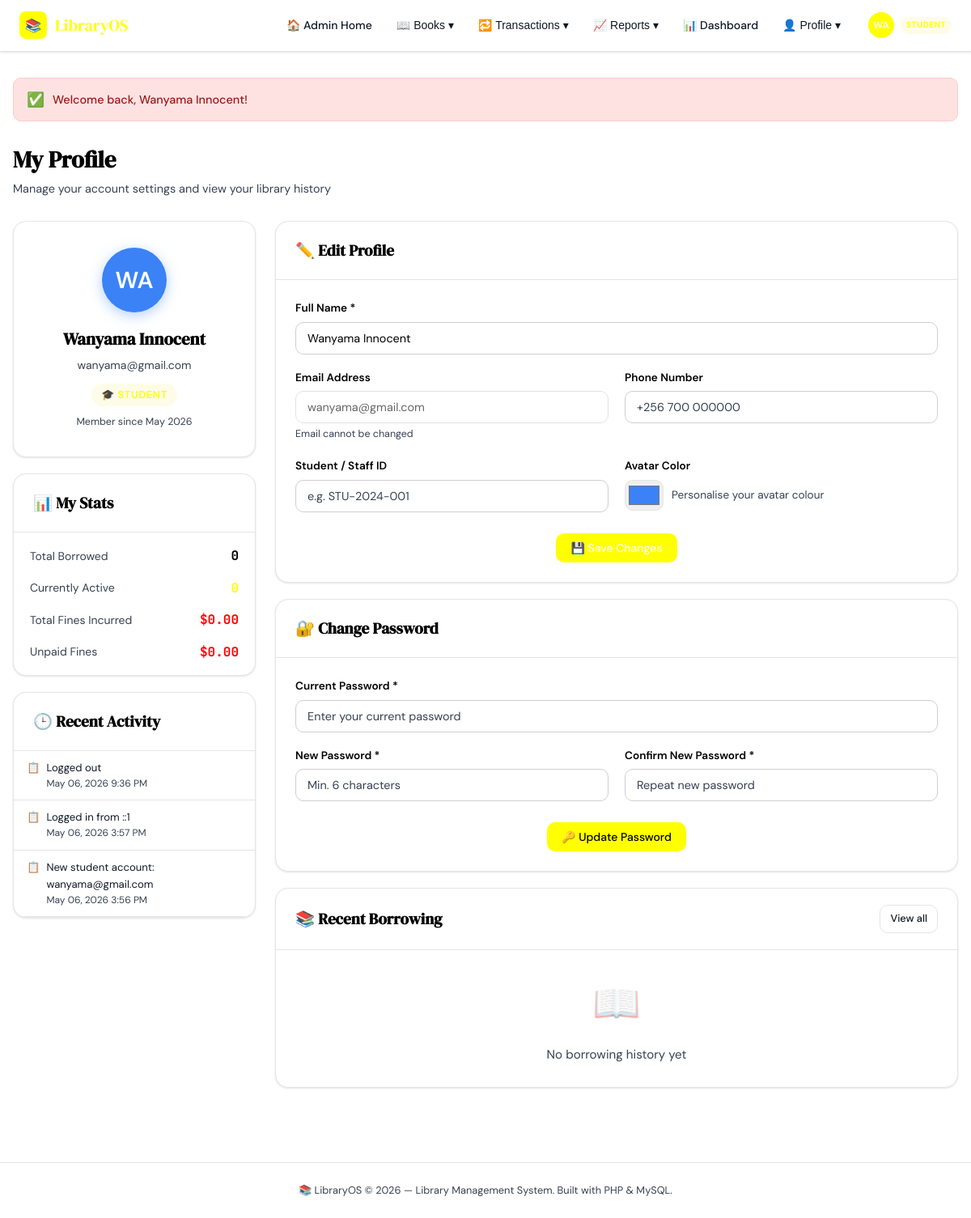
The app's page /library/profile.php (signed in) with its own data.
### tables this page shows
CREATE TABLE IF NOT EXISTS `users` (
  `id` int NOT NULL AUTO_INCREMENT,
  `name` varchar(100) NOT NULL,
  `email` varchar(100) NOT NULL,
  `password` varchar(255) NOT NULL,
  `role` enum('admin','student') DEFAULT 'student',
  `student_id` varchar(50) DEFAULT NULL,
  `phone` varchar(20) DEFAULT NULL,
  `avatar_color` varchar(7) DEFAULT '#3B82F6',
  `created_at` timestamp NULL DEFAULT CURRENT_TIMESTAMP,
  `updated_at` timestamp NULL DEFAULT CURRENT_TIMESTAMP ON UPDATE CURRENT_TIMESTAMP,
  PRIMARY KEY (`id`),
  UNIQUE KEY `email` (`email`),
  UNIQUE KEY `student_id` (`student_id`)
);

CREATE TABLE IF NOT EXISTS `activity_log` (
  `id` int NOT NULL AUTO_INCREMENT,
  `user_id` int DEFAULT NULL,
  `action` varchar(255) NOT NULL,
  `details` text,
  `ip_address` varchar(45) DEFAULT NULL,
  `user_agent` text,
  `created_at` timestamp NULL DEFAULT CURRENT_TIMESTAMP,
  PRIMARY KEY (`id`),
  KEY `user_id` (`user_id`)
);

### config/auth.php (called while the page is built, shortened)
<?php
function sanitize($value): string {
    if (is_scalar($value)) {
        return htmlspecialchars((string)$value, ENT_QUOTES | ENT_SUBSTITUTE, 'UTF-8');
    }
    return htmlspecialchars(json_encode($value, JSON_UNESCAPED_UNICODE), ENT_QUOTES | ENT_SUBSTITUTE, 'UTF-8');
}
function getCurrentUser(): array|false {
    return [
        'id' => (int)($_SESSION['user_id'] ?? 0),
        'name' => (string)($_SESSION['user_name'] ?? ''),
        'role' => (string)($_SESSION['role'] ?? 'student'),
    ];
}

### library/profile.php (the view, shortened to what this page needs)
<?php
require_once __DIR__ . '/../config/auth.php';
$user = getCurrentUser();
$conn = getDBConnection();
$stmt = $conn->prepare("SELECT * FROM users WHERE id=:id");
$stmt->execute([':id' => $user['id']]);
$profile = $stmt->fetch();
$avatarColor = $profile['avatar_color'] ?? '#FFFF00';
$activeBorrowed = (int)($conn->query(
    "SELECT COUNT(*) AS c FROM borrow_records WHERE user_id={$user['id']} AND status IN ('Borrowed','Overdue')"
)->fetch()['c'] ?? 0);
$totalFines = (float)$conn->query(
    "SELECT COALESCE(SUM(fine_amount),0) AS t FROM borrow_records WHERE user_id={$user['id']}"
)->fetch()['t'];
$unpaidFines = (float)$conn->query(
    "SELECT COALESCE(SUM(fine_amount),0) AS t FROM borrow_records WHERE user_id={$user['id']} AND fine_paid=0 AND fine_amount>0 AND status='Returned'"
)->fetch()['t'] ?? 0.0;
$recentActivity = $conn->query(
    "SELECT action, details, created_at FROM activity_log WHERE user_id={$user['id']} ORDER BY created_at DESC LIMIT 8"
);
$borrowHistory  = $conn->query(
    "SELECT br.*, b.title, b.author, b.cover_color FROM borrow_records br JOIN books b ON br.book_id=b.id WHERE br.user_id={$user['id']} ORDER BY br.borrow_date DESC LIMIT 5"
);
$recentActivityRows = $recentActivity ? $recentActivity->fetchAll(PDO::FETCH_ASSOC) : [];
$borrowHistoryRows  = $borrowHistory ? $borrowHistory->fetchAll(PDO::FETCH_ASSOC) : [];
$totalBorrowed = (int)$conn->query(
    "SELECT COUNT(*) AS c FROM borrow_records WHERE user_id={$user['id']}"
)->fetch()['c'];
require_once __DIR__ . '/includes/header.php';
?>
<div class="page-header">
    <div class="page-header-left">
        <h1>My Profile</h1>
        <p>Manage your account settings and view your library history</p>
    </div>
</div>
<div style="display:grid;grid-template-columns:300px 1fr;gap:24px;align-items:start">
    <div style="display:flex;flex-direction:column;gap:20px">
        <div class="card">
            <div class="card-body" style="text-align:center;padding:32px 24px">
                <div style="width:80px;height:80px;border-radius:50%;background:<?= sanitize($avatarColor) ?>;color:#fff;display:flex;align-items:center;justify-content:center;font-size:1.8rem;font-weight:600;margin:0 auto 16px;box-shadow:0 4px 16px <?= sanitize($avatarColor) ?>60">
                    <?= strtoupper(substr($profile['name'],0,2)) ?>
                </div>
                <h2 style="font-family:var(--font-serif);font-size:1.3rem;margin-bottom:4px"><?= sanitize($profile['name']) ?></h2>
                <p style="color:var(--ink-muted);font-size:.875rem;margin-bottom:12px"><?= sanitize($profile['email']) ?></p>
                <span class="badge <?= $profile['role']==='admin'?'badge-warning':'badge-info' ?>" style="font-size:.8rem;padding:4px 12px">
                    <?= $profile['role'] === 'admin' ? '⚙️ Admin' : '🎓 Student' ?>
                </span>
                <p style="font-size:.78rem;color:var(--ink-muted);margin-top:10px">Member since <?= date('F Y', strtotime($profile['created_at'])) ?></p>
            </div>
        </div>
        <div class="card">
            <div class="card-header"><h3 class="card-title">📊 My Stats</h3></div>
            <div class="card-body" style="display:flex;flex-direction:column;gap:14px;padding:16px 20px">
                <div style="display:flex;justify-content:space-between;align-items:center">
                    <span style="font-size:.875rem;color:var(--ink-muted)">Total Borrowed</span>
                    <strong style="font-family:var(--font-mono)"><?= $totalBorrowed ?></strong>
                </div>
                <div style="display:flex;justify-content:space-between;align-items:center">
                    <span style="font-size:.875rem;color:var(--ink-muted)">Currently Active</span>
                    <strong style="font-family:var(--font-mono);color:var(--accent)"><?= $activeBorrowed ?></strong>
                </div>
                <div style="display:flex;justify-content:space-between;align-items:center">
                    <span style="font-size:.875rem;color:var(--ink-muted)">Total Fines Incurred</span>
                    <strong style="font-family:var(--font-mono);color:<?= $totalFines>0?'var(--danger)':'var(--success)' ?>">$<?= number_format($totalFines,2) ?></strong>
                </div>
                <div style="display:flex;justify-content:space-between;align-items:center">
                    <span style="font-size:.875rem;color:var(--ink-muted)">Unpaid Fines</span>
                    <strong style="font-family:var(--font-mono);color:<?= $unpaidFines>0?'var(--danger)':'var(--success)' ?>">$<?= number_format($unpaidFines,2) ?></strong>
                </div>
            </div>
        </div>
        <div class="card">
            <div class="card-header"><h3 class="card-title">🕒 Recent Activity</h3></div>
            <?php
            $actionLabels = [
                'borrow'=>['⬇️','Borrowed a book'],
                'return'=>['⬆️','Returned a book'],
                'profile_update'=>['✏️','Updated profile'],
                'password_change'=>['🔐','Changed password'],
                'reservation'=>['🔖','Made a reservation'],
                'reservation_cancel'=>['❌','Cancelled reservation'],
            ];
if(count($recentActivityRows) === 0): ?>
                <div class="empty-state" style="padding:20px"><p>No activity yet</p></div>
            <?php else: foreach($recentActivityRows as $a):
                $lbl = $actionLabels[$a['action']] ?? ['📋', $a['action']]; ?>
                <div style="padding:10px 16px;border-bottom:1px solid var(--border);font-size:.82rem">
                    <div style="display:flex;gap:8px;align-items:flex-start">
                        <span style="flex-shrink:0"><?= $lbl[0] ?></span>
                        <div>
                            <div style="color:var(--ink-soft)"><?= $a['details'] ? sanitize($a['details']) : $lbl[1] ?></div>
                            <div style="color:var(--ink-muted);font-size:.75rem"><?= date('M d, Y g:i A', strtotime($a['created_at'])) ?></div>
                        </div>
                    </div>
                </div>
<?php endforeach; endif; ?>
        </div>
    </div>
    <div style="display:flex;flex-direction:column;gap:20px">
        <div class="card">
            <div class="card-header"><h3 class="card-title">✏️ Edit Profile</h3></div>
            <div class="card-body">
                <form method="POST">
                    <div class="form-grid">
                        <div class="form-group" style="grid-column:1/-1">
                            <label class="form-label">Full Name *</label>
                            <input type="text" name="name" class="form-control" value="<?= sanitize($profile['name']) ?>" required>
                        </div>
                        <div class="form-group">
                            <label class="form-label">Email Address</label>
                            <input type="email" class="form-control" value="<?= sanitize($profile['email']) ?>" disabled style="opacity:.6;cursor:not-allowed">
                            <div class="form-hint">Email cannot be changed</div>
                        </div>
                        <div class="form-group">
                            <label class="form-label">Phone Number</label>
                            <input type="tel" name="phone" class="form-control" placeholder="+256 700 000000" value="<?= sanitize($profile['phone'] ?? '') ?>">
                        </div>
                        <div class="form-group">
                            <label class="form-label">Student / Staff ID</label>
                            <input type="text" name="student_id" class="form-control" placeholder="e.g. STU-2024-001" value="<?= sanitize($profile['student_id'] ?? '') ?>">
                        </div>
                        <div class="form-group">
                            <label class="form-label">Avatar Color</label>
                            <div style="display:flex;gap:10px;align-items:center">
                                <input type="color" name="avatar_color" value="<?= sanitize($avatarColor) ?>" style="width:48px;height:38px;border:1px solid var(--border);border-radius:var(--radius);cursor:pointer;padding:2px">
                                <span style="font-size:.85rem;color:var(--ink-muted)">Personalise your avatar colour</span>
                            </div>
                        </div>
                    </div>
                    <div class="form-actions">
                        <button type="submit" class="btn btn-primary">💾 Save Changes</button>
                    </div>
                </form>
            </div>
        </div>
        <div class="card">
            <div class="card-header"><h3 class="card-title">🔐 Change Password</h3></div>
            <div class="card-body">
                <form method="POST">
                    <div class="form-group">
                        <label class="form-label">Current Password *</label>
                        <input type="password" name="current_password" class="form-control" placeholder="Enter your current password" required>
                    </div>
                    <div class="form-grid">
                        <div class="form-group">
                            <label class="form-label">New Password *</label>
                            <input type="password" name="new_password" class="form-control" placeholder="Min. 6 characters" required>
                        </div>
                        <div class="form-group">
                            <label class="form-label">Confirm New Password *</label>
                            <input type="password" name="confirm_password" class="form-control" placeholder="Repeat new password" required>
                        </div>
                    </div>
                    <div class="form-actions">
                        <button type="submit" class="btn btn-warning">🔑 Update Password</button>
                    </div>
                </form>
            </div>
        </div>
        <div class="card">
            <div class="card-header">
                <h3 class="card-title">📚 Recent Borrowing</h3>
                <a href="dashboard.php" class="btn btn-ghost btn-sm">View all</a>
            </div>
<?php if(count($borrowHistoryRows) === 0): ?>
                <div class="empty-state" style="padding:28px"><div class="empty-icon">📖</div><p>No borrowing history yet</p></div>
            <?php endif; ?>
        </div>
    </div>
</div>
<?php require_once __DIR__ . '/includes/footer.php'; ?>

### library/includes/header.php (shortened to what this page needs)
<?php
$currentPage = basename($_SERVER['PHP_SELF'], '.php');
$user = isset($_SESSION['user_id']) ? ['name'=>$_SESSION['user_name'],'role'=>$_SESSION['role']] : null;
$flash = null;
if (isset($_SESSION['flash'])) { $flash = $_SESSION['flash']; unset($_SESSION['flash']); }
?>
<!DOCTYPE html>
<html lang="en">
<head>
</head>
<body>
<nav class="nav">
    <div class="nav-inner">
        <a href="index.php" class="nav-brand">
            <div class="brand-icon">📚</div>
            LibraryOS
        </a>
        <div class="nav-links" id="navLinks">
            <a href="index.php" class="nav-link <?= $currentPage==='index'?'active':'' ?>">🏠 Admin Home</a>
            <div class="nav-item">
                <button type="button" class="nav-link nav-dropdown-toggle" aria-haspopup="true" aria-expanded="false">
                    📖 Books ▾
                </button>
            </div>
            <div class="nav-item">
                <button type="button" class="nav-link nav-dropdown-toggle" aria-haspopup="true" aria-expanded="false">
                    🔁 Transactions ▾
                </button>
            </div>
            <div class="nav-item">
                <button type="button" class="nav-link nav-dropdown-toggle" aria-haspopup="true" aria-expanded="false">
                    📈 Reports ▾
                </button>
            </div>
            <a href="dashboard.php" class="nav-link <?= $currentPage==='dashboard'?'active':'' ?>">📊 Dashboard</a>
            <?php if($user): ?>
                <div class="nav-item">
                    <button type="button" class="nav-link nav-dropdown-toggle" aria-haspopup="true" aria-expanded="false">
                        👤 Profile ▾
                    </button>
                </div>
            <?php else: ?>
                <a href="login.php" class="nav-link <?= $currentPage==='login'?'active':'' ?>">🔐 Login</a>
            <?php endif; ?>
        </div>
        <div class="nav-right">
            <?php if($user): ?>
                <div class="nav-user">
                    <div class="nav-avatar"><?= strtoupper(substr($user['name'],0,2)) ?></div>
                    <span class="nav-badge <?= $user['role']==='admin'?'badge-admin':'badge-student' ?>"><?= $user['role'] ?></span>
                </div>
            <?php else: ?>
                <a href="login.php" class="btn-nav-login">Sign In</a>
            <?php endif; ?>
        </div>
    </div>
</nav>
<main>
<?php if($flash): ?>
    <div class="flash flash-<?= $flash['type'] ?>">
        <span class="flash-icon"><?= $flash['type']==='success'?'✅':($flash['type']==='error'?'❌':'⚠️') ?></span>
        <?= sanitize($flash['message']) ?>
    </div>
<?php endif; ?>

### library/includes/footer.php (shortened to what this page needs)
</main>
<footer>
    <p>📚 LibraryOS &copy; <?= date('Y') ?> — Library Management System. Built with PHP &amp; MySQL.</p>
</footer>
</body>
</html>

### records on screen
users: name "WA", role "STUDENT", name "Wanyama Innocent", email "wanyama@gmail.com", created_at "May 2026", avatar_color "#3b82f6"
activity_log: action "📋", details "Logged out", created_at "May 06, 2026 9:36 PM"
activity_log: action "📋", details "Logged in from ::1", created_at "May 06, 2026 3:57 PM"
activity_log: action "📋", details "New student account: wanyama@gmail.com", created_at "May 06, 2026 3:56 PM"

### other values on screen
$flash['message'] "Welcome back, Wanyama Innocent!"
$totalBorrowed "0"
$activeBorrowed "0"
$totalFines "0.00"
$unpaidFines "0.00"
